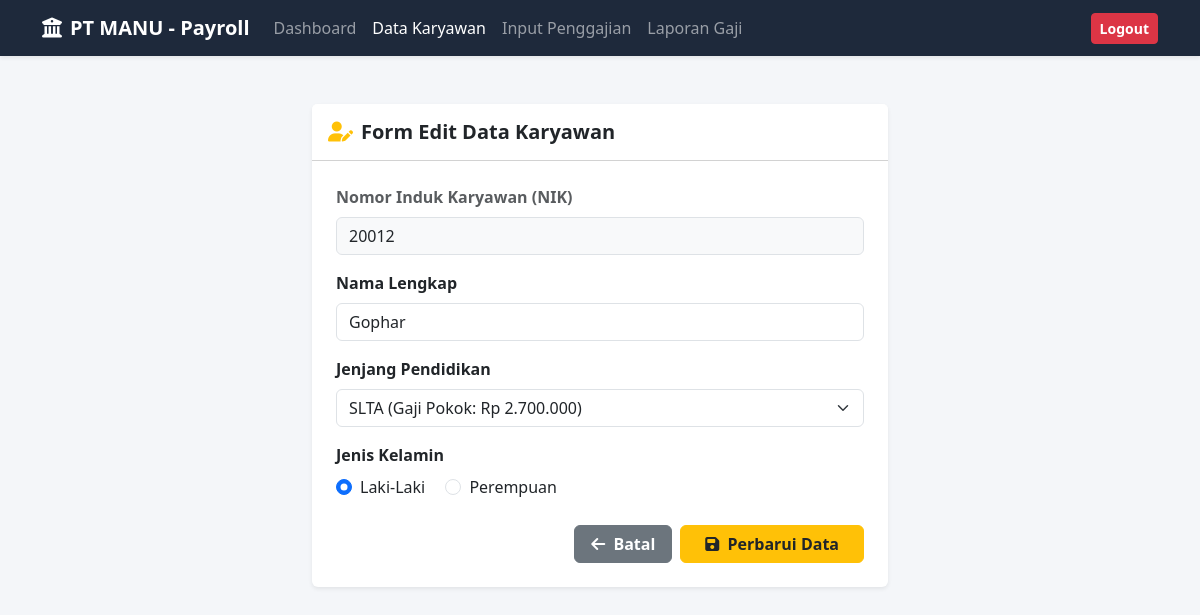
Page /karyawan_edit.php?nik=20012 (signed in) on the committed database.
### tables this page shows
CREATE TABLE `karyawan` (
  `nik` varchar(20) NOT NULL,
  `nama` varchar(100) NOT NULL,
  `pendidikan` varchar(10) NOT NULL,
  `jekel` enum('LK','PR') NOT NULL,  
  PRIMARY KEY (`nik`),
  FOREIGN KEY (`pendidikan`) REFERENCES `gaji_pokok` (`pendidikan`) ON UPDATE CASCADE
);

### karyawan_edit.php (the view, shortened to what this page needs)
<?php
include 'koneksi.php';
$nik_lama = $conn->real_escape_string($_GET['nik']);
$query_ambil = "SELECT * FROM karyawan WHERE nik = '$nik_lama'";
$result_ambil = $conn->query($query_ambil);
$karyawan = $result_ambil->fetch_assoc();
?>
<!DOCTYPE html>
<html lang="en">
<head>
    <link href="https://cdn.jsdelivr.net/npm/bootstrap@5.3.0/dist/css/bootstrap.min.css" rel="stylesheet">
    <link href="https://cdnjs.cloudflare.com/ajax/libs/font-awesome/6.4.0/css/all.min.css" rel="stylesheet">
</head>
<body>
<nav class="navbar navbar-expand-lg navbar-dark navbar-custom shadow-sm">
    <div class="container">
        <a class="navbar-brand fw-bold" href="dashboard.php"><i class="fa-solid fa-building-columns me-2"></i>PT MANU - Payroll</a>
        <div class="collapse navbar-collapse" id="navbarNav">
            <ul class="navbar-nav me-auto">
                <li class="nav-item"><a class="nav-link" href="dashboard.php">Dashboard</a></li>
                <li class="nav-item"><a class="nav-link active" href="karyawan.php">Data Karyawan</a></li>
                <li class="nav-item"><a class="nav-link" href="payroll.php">Input Penggajian</a></li>
                <li class="nav-item"><a class="nav-link" href="laporan.php">Laporan Gaji</a></li>
            </ul>
            <a href="logout.php" class="btn btn-danger btn-sm fw-semibold">Logout</a>
        </div>
    </div>
</nav>
<div class="container mt-5" style="max-width: 600px;">
    <div class="card shadow-sm border-0">
        <div class="card-header bg-white py-3">
            <h5 class="mb-0 fw-bold text-dark"><i class="fa-solid fa-user-pen me-2 text-warning"></i>Form Edit Data Karyawan</h5>
        </div>
        <div class="card-body p-4">
            <form action="" method="POST">
                <div class="mb-3">
                    <label class="form-label fw-semibold text-muted">Nomor Induk Karyawan (NIK)</label>
                    <input type="text" class="form-control bg-light" value="<?php echo $karyawan['nik']; ?>" readonly>
                </div>
                <div class="mb-3">
                    <label for="nama" class="form-label fw-semibold">Nama Lengkap</label>
                    <input type="text" name="nama" id="nama" class="form-control" value="<?php echo htmlspecialchars($karyawan['nama']); ?>" required autocomplete="off">
                </div>
                <div class="mb-3">
                    <label for="pendidikan" class="form-label fw-semibold">Jenjang Pendidikan</label>
                    <select name="pendidikan" id="pendidikan" class="form-select" required>
                        <option value="SLTA" <?php if($karyawan['pendidikan'] == 'SLTA') echo 'selected'; ?>>SLTA (Gaji Pokok: Rp 2.700.000)</option>
                    </select>
                </div>
                <div class="mb-3">
                    <label class="form-label fw-semibold d-block">Jenis Kelamin</label>
                    <div class="form-check form-check-inline">
                        <input class="form-check-input" type="radio" name="jekel" id="lk" value="LK" <?php if($karyawan['jekel'] == 'LK') echo 'checked'; ?> required>
                        <label class="form-check-label" for="lk">Laki-Laki</label>
                    </div>
                    <div class="form-check form-check-inline">
                        <input class="form-check-input" type="radio" name="jekel" id="pr" value="PR" <?php if($karyawan['jekel'] == 'PR') echo 'checked'; ?> required>
                        <label class="form-check-label" for="pr">Perempuan</label>
                    </div>
                </div>
                <div class="d-flex justify-content-end gap-2 mt-4">
                    <a href="karyawan.php" class="btn btn-secondary px-3 fw-semibold"><i class="fa-solid fa-arrow-left me-1"></i> Batal</a>
                    <button type="submit" class="btn btn-warning px-4 fw-semibold text-dark"><i class="fa-solid fa-floppy-disk me-1"></i> Perbarui Data</button>
                </div>
            </form>
        </div>
    </div>
</div>
</body>
</html>

### karyawan_edit.php (style rules this page uses)
body { background-color: #f4f6f9; }
.navbar-custom { background-color: #1e293b; }

### rows in the picture
karyawan: nik "20012", nama "Gophar", pendidikan "SLTA (Gaji Pokok: Rp 2.700.000)", jekel "☑ Laki-Laki", jekel "☐ Perempuan"
